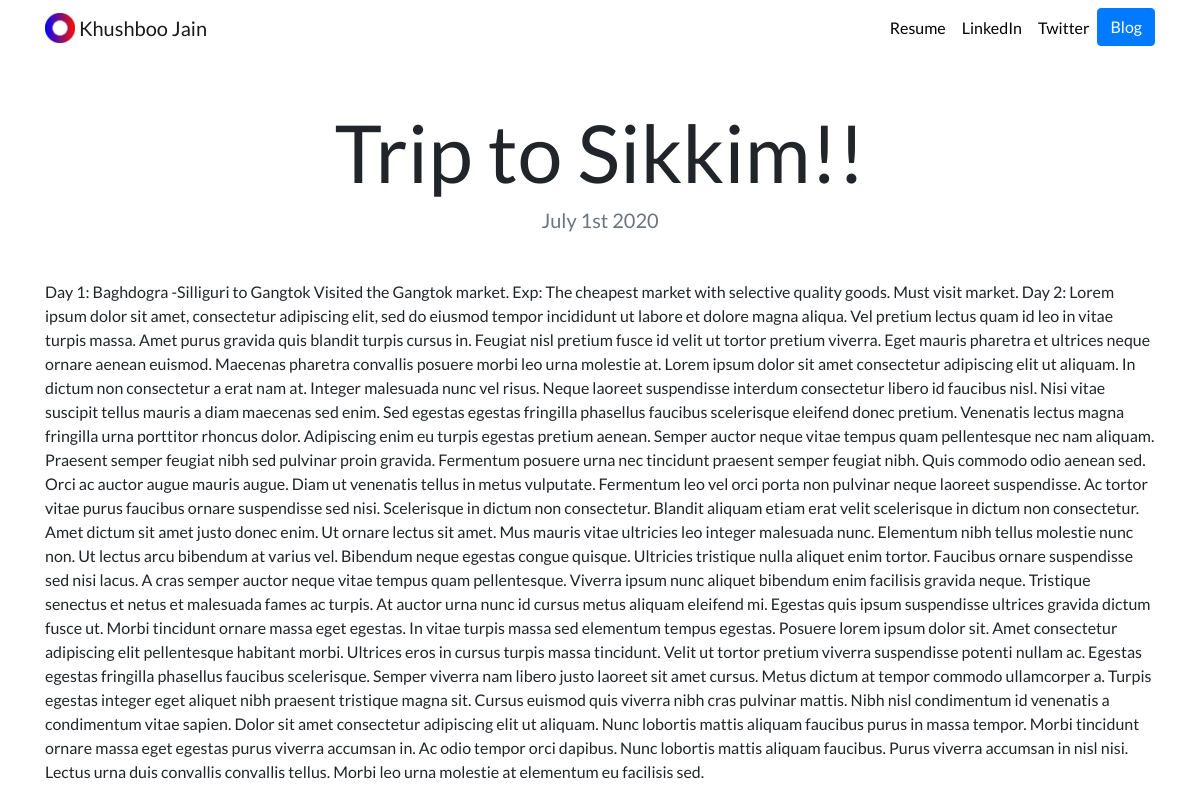
/blog/3/, run on an earlier commit of the app's database.
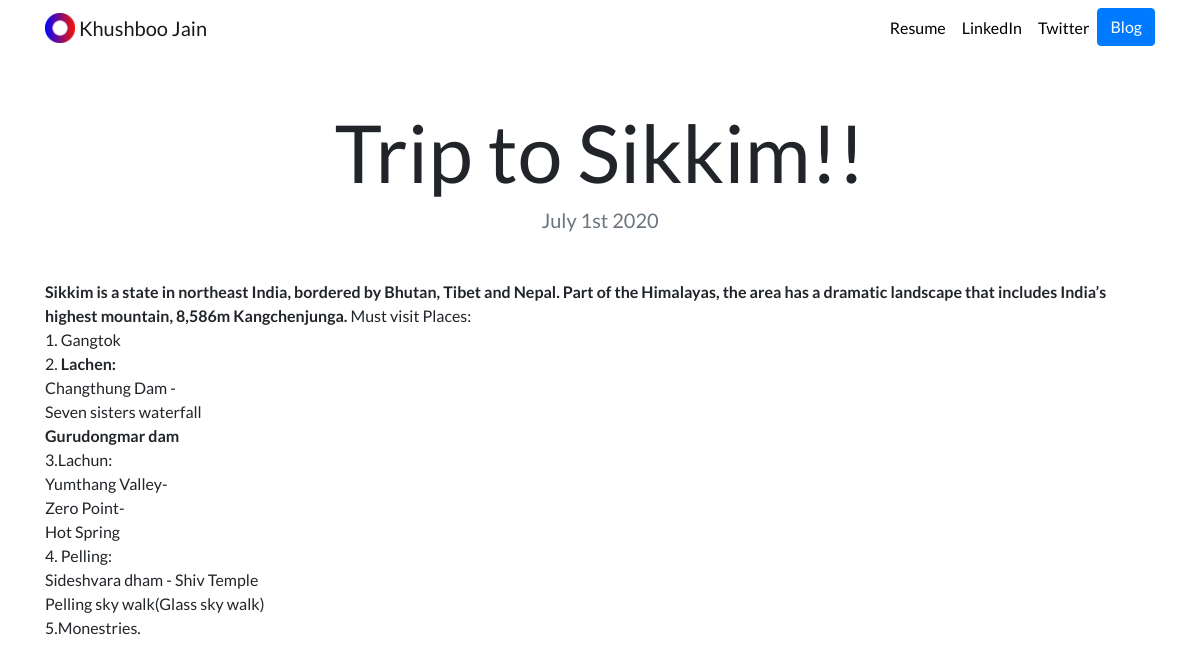
And on a later commit of the database.
### blog/models.py (models this page shows, shortened)
class Blog(models.Model):
    title = models.CharField(max_length=200)
    description = models.TextField()
    date = models.DateField()

### blog/views.py (the view)
# urls.py: path('<int:blog_id>/', views.detail , name= 'detail'),
def detail(request, blog_id):
    blog = get_object_or_404(Blog, pk=blog_id)
    return render(request, 'blog/detail.html',{'blog':blog})

### blog/templates/blog/detail.html
{% extends "portfolio/base.html" %}
{% load static %}
{% block content %}
<h1 class="text-center mt-5" id="blogdetailtitle">{{ blog.title }}</h1>
<h5 class="text-center text-muted mb-5">{{ blog.date|date:'F jS Y' }}</h5>
{{ blog.description|safe }}
{% endblock %}

### portfolio/templates/portfolio/base.html (shortened to what this page needs)
{% load static %}
<!doctype html>
<html lang="en">
<head>
  <link rel="stylesheet" href="https://stackpath.bootstrapcdn.com/bootstrap/4.4.1/css/bootstrap.min.css">
  <link rel="stylesheet" href="{% static "portfolio/custom.css" %}">
</head>
<body>
  <nav id="topNav" class="navbar navbar-expand-md navbar-light">
    <div class="container">
      <a class="navbar-brand" href="{% url 'home' %}">
        <img src="{% static "portfolio/Logo.png" %}" width="30" height="30" class="d-inline-block align-top" alt="khushi's Logo">
        <span>Khushboo Jain</span>
      </a>
      <div class="collapse navbar-collapse text-center" id="navbarNav">
        <ul class="navbar-nav ml-auto">
          <li class="nav-item">
            <a class="nav-link" href="{% static "portfolio/kresume.pdf" %}">Resume</a>
          </li>
          <li class="nav-item">
            <a class="nav-link" href="https://www.linkedin.com/in/khushijain07/" target="_blank">LinkedIn</a>
          </li>
          <li class="nav-item">
            <a class="nav-link" href="https://twitter.com/Khushi_879/" target="_blank">Twitter</a>
          </li>
          <li>
            <a role="button" href="{% url 'blog:all_blogs' %}" class="btn btn-primary">Blog</a>
          </li>
        </ul>
      </div>
    </div>
  </nav>
  <div class="container">
    {% block content %}{% endblock %}
  </div>
</body>
</html>

### portfolio/static/portfolio/custom.css (style rules this page uses)
.navbar-nav .nav-link { color: rgba(0,0,0,1) !important; }
body { font-family: 'Lato', sans-serif; }
@media (min-width: 992px) { #blogdetailtitle { font-size: 5rem; } }

What changed in the data, as far as the page shows it:
changed Blog "Trip to Sikkim!!": description "Day 1: Baghdogra -Silliguri to Gangtok Visited the Gangtok market. Exp: The cheapest market with selective quality goods. Must visit market. Day 2: Lorem ipsum dolor sit amet, consectetur adipiscing elit, sed do eiusmod tempor incididunt ut labore et dolore magna aliqua. Vel pretium lectus quam id leo in vitae turpis massa. Amet purus gravida quis blandit turpis cursus in. Feugiat nisl pretium fusce id velit ut tortor pretium viverra. Eget mauris pharetra et ultrices neque ornare aenean euismod. Maecenas pharetra convallis posuere morbi leo urna molestie at. Lorem ipsum dolor sit amet consectetur adipiscing elit ut aliquam. In dictum non consectetur a erat nam at. Integer malesuada nunc vel…" → "Sikkim is a state in northeast India, bordered by Bhutan, Tibet and Nepal. Part of the Himalayas, the area has a dramatic landscape that includes India’s highest mountain, 8,586m Kangchenjunga. Must visit Places: 1. Gangtok 2. Lachen: Changthung Dam - Seven sisters waterfall Gurudongmar dam 3.Lachun: Yumthang Valley- Zero Point- Hot Spring 4. Pelling: Sideshvara dham - Shiv Temple Pelling sky walk(Glass sky walk) 5.Monestries."
